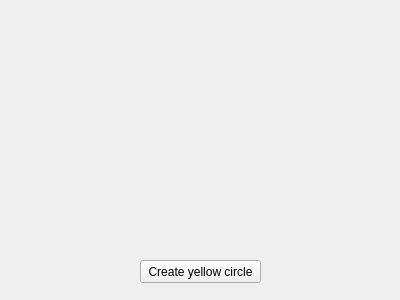
<?xml version="1.0" encoding="UTF-8"?>
<ui version="4.0">
 <class>rfthg</class>
 <widget class="QWidget" name="rfthg">
  <property name="windowModality">
   <enum>Qt::ApplicationModal</enum>
  </property>
  <property name="enabled">
   <bool>true</bool>
  </property>
  <property name="geometry">
   <rect>
    <x>0</x>
    <y>0</y>
    <width>400</width>
    <height>300</height>
   </rect>
  </property>
  <property name="windowTitle">
   <string>Circle</string>
  </property>
  <widget class="QPushButton" name="pushButton">
   <property name="enabled">
    <bool>true</bool>
   </property>
   <property name="geometry">
    <rect>
     <x>140</x>
     <y>260</y>
     <width>121</width>
     <height>23</height>
    </rect>
   </property>
   <property name="text">
    <string>Create yellow circle</string>
   </property>
  </widget>
 </widget>
 <resources/>
 <connections/>
</ui>
